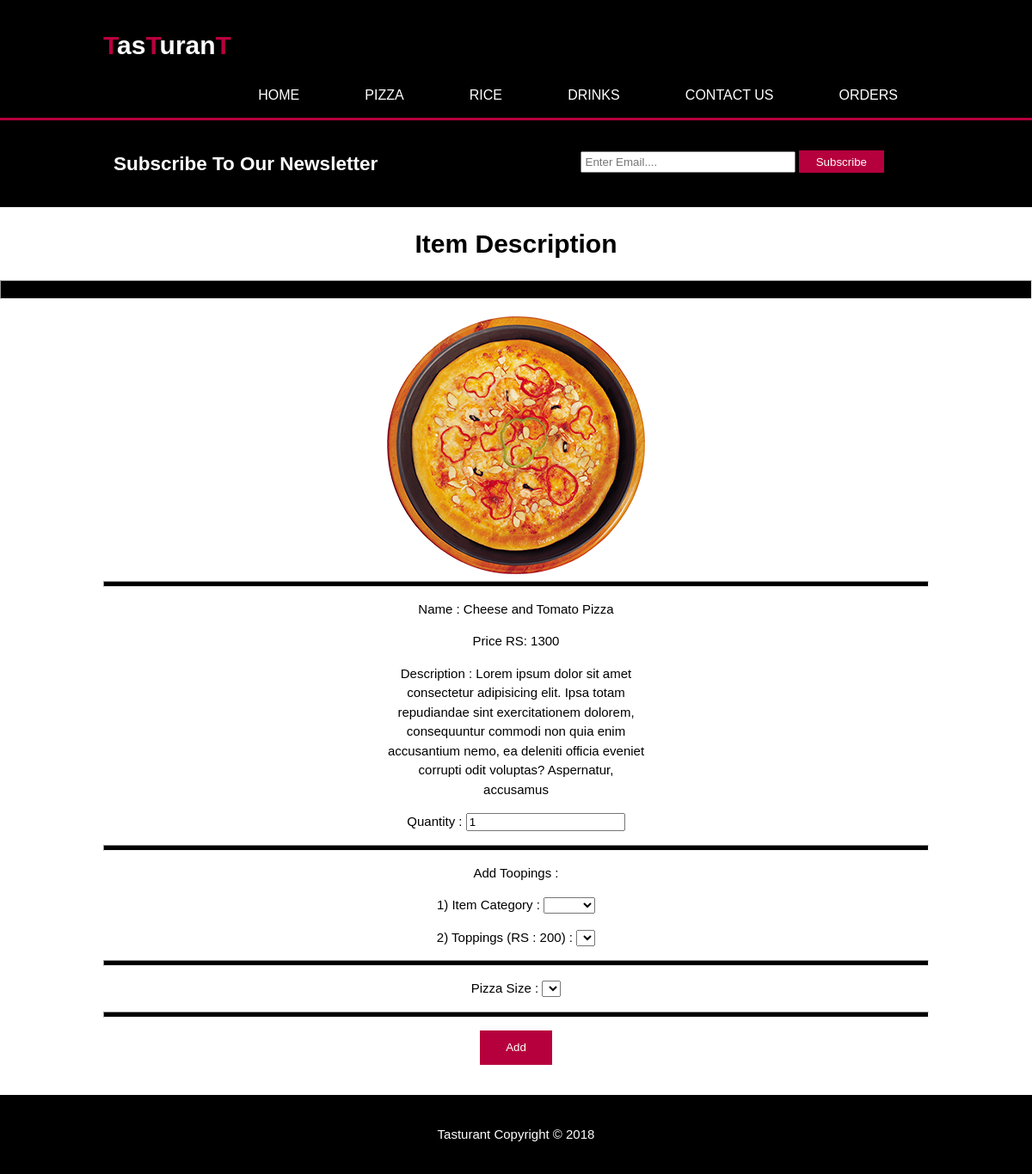
The page /item_desc.php?id=6 on the database its author committed.
### tables this page shows
CREATE TABLE `food` (
  `id` int(5) NOT NULL,
  `item_name` varchar(100) NOT NULL,
  `item_price` int(5) NOT NULL,
  `item_qty` int(5) NOT NULL,
  `item_image` varchar(500) NOT NULL,
  `item_cat1` varchar(100) NOT NULL,
  `item_cat2` varchar(100) NOT NULL,
  `item_cat3` varchar(100) NOT NULL,
  `item_desc` varchar(300) NOT NULL
);

### item_desc.php (the view, shortened to what this page needs)
<?php
include 'inc/title.php';
?>
<?php
    $id = $_GET["id"];
    $link=mysqli_connect("localhost","root","");
    mysqli_select_db($link,"tasturant");
?>
<link rel="stylesheet" href="css/add_od.css">
<header>
            <div class="container">
                <div id="branding">
                    <h1><span class="highlight">T</span>as<span class="highlight">T</span>uran<span class="highlight">T</span></h1>
                </div>
                <nav>
                    <ul>
                        <li><a href="index.php">Home</a></li>
                        <li class="dropdown"><a href="#" class="dropbtn">Pizza</a>
                        </li>
                        <li class="dropdown"><a href="#" class="dropbtn">Rice</a>
                        </li>
                        <li><a href="drinks.php">Drinks</a></li>
                        <li><a href="contact.php">Contact Us</a></li>
                        <li><a href="wipe.php" onclick="return  confirm('Do you want to clean cart?')">Orders</a></li>
                    </ul>
                </nav>
            </div>
        </header>
        <?php include 'inc/subscribe.php';?>
        <div><center><h1>Item Description</h1></center></div>
        <hr style=" height:20px; background:black;">
        <section id="services">
                <div class="container">
                <?php
                     $res = mysqli_query($link,"select * from food where id=$id");
                     while($row = mysqli_fetch_array($res)){
                ?>
                        <form action="" method="post" name="form1" class="it_desc">
                        <div class="it_details">
                        <img src="admin/<?php echo $row["item_image"];?>" height="300px" width="300px">
                        <hr style=" height:5px; background:black;">
                        <p>Name : <?php echo $row["item_name"];?></p>
                        <p>Price RS: <?php echo $row["item_price"];?></p>
                        <center><p style="width:300px; text-align:center;">Description : <span><?php echo $row["item_desc"];?></span></p></center>
                        <p>Quantity : <input type="number" name="it_qty" value="1"></p>
                        <hr style=" height:5px; background:black;">
                        <p>Add Toopings :</p>
                        <p> 1) Item Category :
                            <select name="cat" id="cat" onchange="populate('cat','tp','sz')">
                            <option value=""></option>
                            <option value="pizza">Pizza</option>
                        </select></p>
                        <p> 2) Toppings (RS : 200) :
                            <select name="tp" id="tp">
                            <option value=""></option>
                        </select></p>
                        <hr style=" height:5px; background:black;">
                        <p>Pizza Size :
                            <select name="sz" id="sz">
                        </select></p>
                        <hr style=" height:5px; background:black;">
                        <p><button type="submit" class="b_add_order" name="submit1">Add</button></p>
                        </div>
                        </form>
                <?php
                }
                ?>
                </div>
            </section>
     <?php include 'inc/footer.php';?>

### css/style.css (style rules this page uses)
body { font: 15px/1.5 Arial, Helvetica, sans-serif; padding: 0; margin: 0; background-color: rgb(255, 255, 255); }
.container { width: 80%; margin: auto; overflow: hidden; }
ul { padding: 0; margin: 0; }
header { background: rgb(0, 0, 0); color: white; padding-top: 30px; min-height: 60px; border-bottom: rgb(182, 0, 61) 3px solid; }
header a { color: white; text-decoration: none; text-transform: uppercase; font-size: 16px; }
header li { display: inline; padding: 0 20px 0 20px; }
header #branding { float: left; }
header #branding h1 { margin: 0; }
header nav { float: right; margin-top: 10px; }
header .highlight, header .current a { color: rgb(184, 0, 61); font-weight: bold; }
li a, .dropbtn { display: inline-block; color: white; text-align: center; padding: 14px 16px; text-decoration: none; }
li.dropdown { display: inline-block; }
#services { margin-top: 20px; }
.it_desc { text-align: center; }

### css/add_od.css (style rules this page uses)
.b_add_order { height: 40px; background: rgb(182, 0, 61); border: none; padding-left: 30px; padding-right: 30px; color: white; text-decoration: none; }

### rows shown on the page
food: item_image (picture), item_name "Cheese and Tomato Pizza", item_price "1300", item_desc "Lorem ipsum dolor sit amet consectetur adipisicing elit. Ipsa totam repudiandae sint exercitationem dolorem, consequuntur commodi non quia enim accusantium nemo, ea deleniti officia eveniet corrupti odit voluptas? Aspernatur, accusamus"
